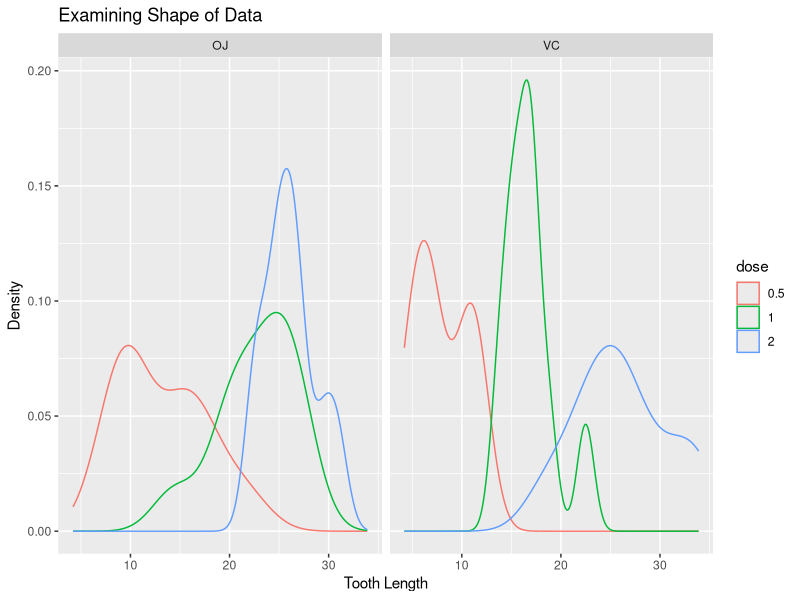
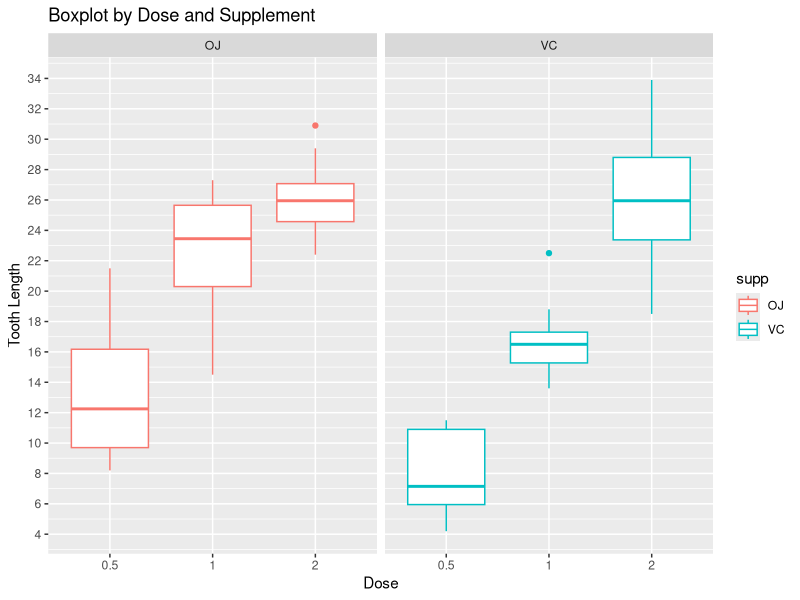
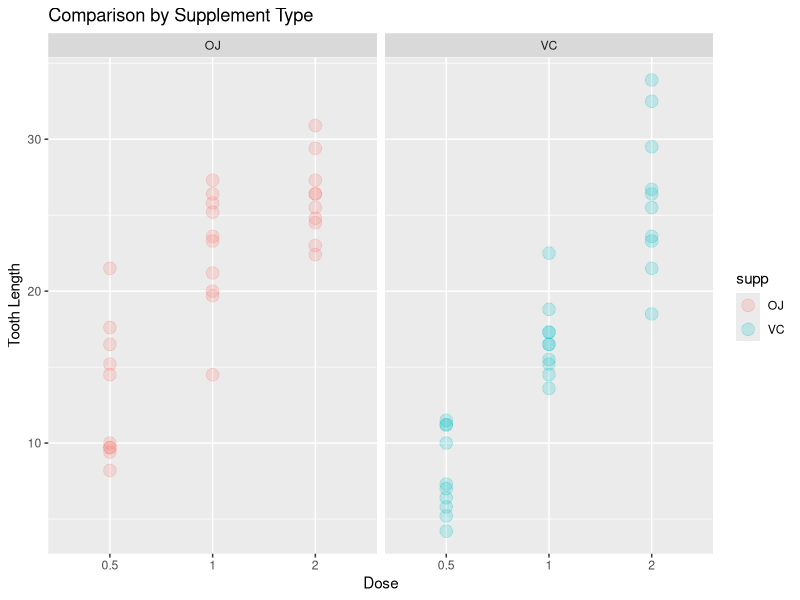
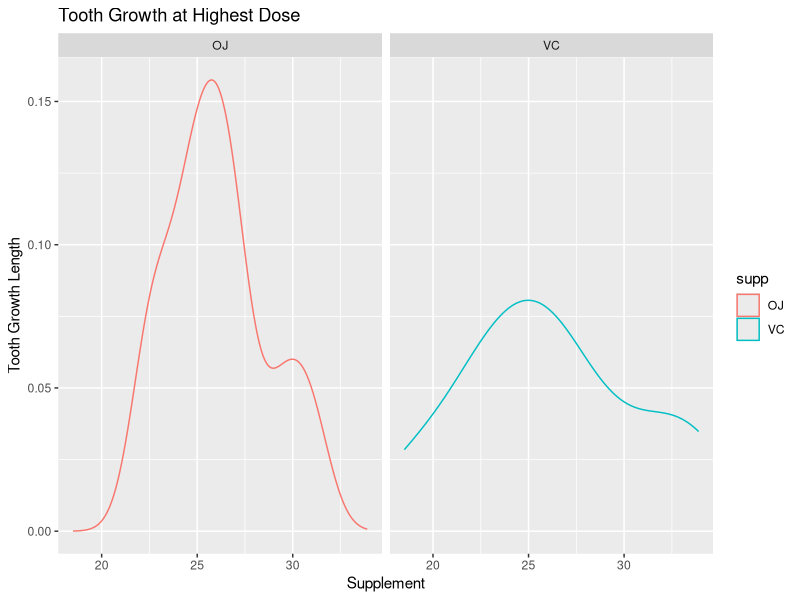

Here is the R script that generated these plots, in order: (Note: this script raises an error after producing the figures.)
## ---- chunk 1
knitr::opts_chunk$set(echo = TRUE)
## ---- chunk 2
library(ggplot2)
library(dplyr)
data("ToothGrowth")
str(ToothGrowth)
## ---- chunk 3
# Convert the variable dose from a numeric to a factor variable
ToothGrowth$dose <- as.factor(ToothGrowth$dose)

g <- ggplot(ToothGrowth, aes(x = len, color = dose))
g <- g + geom_density()
g <- g + facet_grid(. ~ supp)
g <- g + ggtitle( "Examining Shape of Data")
g <- g + xlab ("Tooth Length") + ylab("Density") 
g 


oj_vj2 <- ggplot(ToothGrowth, aes(x = factor(dose), y = len, color = supp )) + geom_boxplot()
oj_vj2 <- oj_vj2 + scale_y_continuous(breaks=seq(0,35,2))
oj_vj2 <- oj_vj2 + facet_grid(.~supp)
oj_vj2 <- oj_vj2 + ggtitle( "Boxplot by Dose and Supplement")
oj_vj2 <- oj_vj2 + xlab ("Dose") + ylab("Tooth Length") 
oj_vj2 


## ---- chunk 4

oj_vj1 <- ggplot(ToothGrowth, aes(x = dose, y = len, color =  supp)) + geom_point( alpha = .2, size = 4)
oj_vj1 <- oj_vj1 + facet_grid(.~supp)
oj_vj1 <- oj_vj1 + xlab ("Dose") + ylab("Tooth Length") 
oj_vj1 <- oj_vj1 + ggtitle("Comparison by Supplement Type")
oj_vj1

dose2 <- ToothGrowth %>% filter(dose ==2)
g3 <- ggplot(dose2, aes(x = len, color = supp ))
g3 <- g3 + geom_density()
g3 <- g3 + facet_grid(. ~ supp)
g3 <- g3 + labs(x = "Supplement" )     
g3 <- g3 + labs(y = "Tooth Growth Length") 
g3 <- g3 + ggtitle( "Tooth Growth at Highest Dose")
g3
## ---- chunk 5
Treatment.Summary  <- ToothGrowth %>%  group_by(supp, dose) %>% summarise(n(), mean(len), median(len), IQR(len), sd(len), min(len), max(len))
Treatment.Summary 
## ---- chunk 6
t.test(len ~ supp, paired = FALSE, var.equal = FALSE, data = dose2)
## ---- chunk 7
OJ_1_2 <- ToothGrowth %>% filter(dose != .5 & supp == "OJ")
t.test(len ~ dose, paired = FALSE, var.equal = FALSE, data = OJ_1_2)
## ---- chunk 8
low <- ToothGrowth %>% filter(dose == .5 )
t.test(len ~ supp, paired = FALSE, var.equal = FALSE, data = low)
